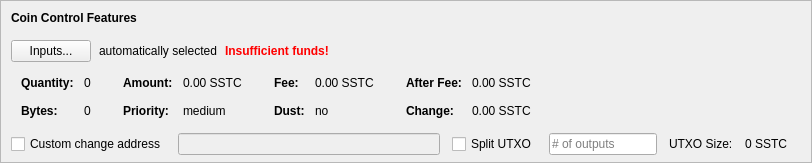
    <widget class="QFrame" name="frameCoinControl">
     <property name="sizePolicy">
      <sizepolicy hsizetype="Expanding" vsizetype="Expanding">
       <horstretch>0</horstretch>
       <verstretch>0</verstretch>
      </sizepolicy>
     </property>
     <property name="maximumSize">
      <size>
       <width>16777215</width>
       <height>16777215</height>
      </size>
     </property>
     <property name="frameShape">
      <enum>QFrame::StyledPanel</enum>
     </property>
     <property name="frameShadow">
      <enum>QFrame::Sunken</enum>
     </property>
     <layout class="QVBoxLayout" name="verticalLayoutCoinControl2">
      <property name="spacing">
       <number>0</number>
      </property>
      <property name="leftMargin">
       <number>0</number>
      </property>
      <property name="topMargin">
       <number>0</number>
      </property>
      <property name="rightMargin">
       <number>0</number>
      </property>
      <property name="bottomMargin">
       <number>6</number>
      </property>
      <item>
       <layout class="QVBoxLayout" name="verticalLayoutCoinControl" stretch="0,0,0,0,1">
        <property name="spacing">
         <number>0</number>
        </property>
        <property name="leftMargin">
         <number>10</number>
        </property>
        <property name="topMargin">
         <number>10</number>
        </property>
        <item>
         <layout class="QHBoxLayout" name="horizontalLayoutCoinControl1">
          <property name="bottomMargin">
           <number>15</number>
          </property>
          <item>
           <widget class="QLabel" name="labelCoinControlFeatures">
            <property name="sizePolicy">
             <sizepolicy hsizetype="Preferred" vsizetype="Maximum">
              <horstretch>0</horstretch>
              <verstretch>0</verstretch>
             </sizepolicy>
            </property>
            <property name="font">
             <font>
              <weight>75</weight>
              <bold>true</bold>
             </font>
            </property>
            <property name="styleSheet">
             <string notr="true">font-weight:bold;</string>
            </property>
            <property name="text">
             <string>Coin Control Features</string>
            </property>
           </widget>
          </item>
         </layout>
        </item>
        <item>
         <layout class="QHBoxLayout" name="horizontalLayoutCoinControl2" stretch="0,0,0,0">
          <property name="spacing">
           <number>8</number>
          </property>
          <property name="bottomMargin">
           <number>10</number>
          </property>
          <item>
           <widget class="QPushButton" name="pushButtonCoinControl">
            <property name="styleSheet">
             <string notr="true"/>
            </property>
            <property name="text">
             <string>Inputs...</string>
            </property>
            <property name="autoDefault">
             <bool>false</bool>
            </property>
           </widget>
          </item>
          <item>
           <widget class="QLabel" name="labelCoinControlAutomaticallySelected">
            <property name="text">
             <string>automatically selected</string>
            </property>
            <property name="margin">
             <number>5</number>
            </property>
           </widget>
          </item>
          <item>
           <widget class="QLabel" name="labelCoinControlInsuffFunds">
            <property name="font">
             <font>
              <weight>75</weight>
              <bold>true</bold>
             </font>
            </property>
            <property name="styleSheet">
             <string notr="true">color:red;font-weight:bold;</string>
            </property>
            <property name="text">
             <string>Insufficient funds!</string>
            </property>
            <property name="margin">
             <number>5</number>
            </property>
           </widget>
          </item>
          <item>
           <spacer name="horizontalSpacerCoinControl">
            <property name="orientation">
             <enum>Qt::Horizontal</enum>
            </property>
            <property name="sizeHint" stdset="0">
             <size>
              <width>40</width>
              <height>1</height>
             </size>
            </property>
           </spacer>
          </item>
         </layout>
        </item>
        <item>
         <widget class="QWidget" name="widgetCoinControl" native="true">
          <property name="sizePolicy">
           <sizepolicy hsizetype="Preferred" vsizetype="Preferred">
            <horstretch>0</horstretch>
            <verstretch>0</verstretch>
           </sizepolicy>
          </property>
          <property name="minimumSize">
           <size>
            <width>0</width>
            <height>0</height>
           </size>
          </property>
          <property name="styleSheet">
           <string notr="true"/>
          </property>
          <layout class="QHBoxLayout" name="horizontalLayoutCoinControl5">
           <property name="leftMargin">
            <number>0</number>
           </property>
           <property name="topMargin">
            <number>0</number>
           </property>
           <property name="rightMargin">
            <number>0</number>
           </property>
           <property name="bottomMargin">
            <number>0</number>
           </property>
           <item>
            <layout class="QHBoxLayout" name="horizontalLayoutCoinControl3" stretch="0,0,0,1">
             <property name="spacing">
              <number>20</number>
             </property>
             <property name="topMargin">
              <number>0</number>
             </property>
             <property name="bottomMargin">
              <number>10</number>
             </property>
             <item>
              <layout class="QFormLayout" name="formLayoutCoinControl1">
               <property name="horizontalSpacing">
                <number>10</number>
               </property>
               <property name="verticalSpacing">
                <number>14</number>
               </property>
               <property name="leftMargin">
                <number>10</number>
               </property>
               <property name="topMargin">
                <number>4</number>
               </property>
               <property name="rightMargin">
                <number>6</number>
               </property>
               <item row="0" column="0">
                <widget class="QLabel" name="labelCoinControlQuantityText">
                 <property name="font">
                  <font>
                   <weight>75</weight>
                   <bold>true</bold>
                  </font>
                 </property>
                 <property name="text">
                  <string>Quantity:</string>
                 </property>
                 <property name="margin">
                  <number>0</number>
                 </property>
                </widget>
               </item>
               <item row="0" column="1">
                <widget class="QLabel" name="labelCoinControlQuantity">
                 <property name="cursor">
                  <cursorShape>IBeamCursor</cursorShape>
                 </property>
                 <property name="contextMenuPolicy">
                  <enum>Qt::ActionsContextMenu</enum>
                 </property>
                 <property name="text">
                  <string notr="true">0</string>
                 </property>
                 <property name="margin">
                  <number>0</number>
                 </property>
                 <property name="textInteractionFlags">
                  <set>Qt::LinksAccessibleByMouse|Qt::TextSelectableByKeyboard|Qt::TextSelectableByMouse</set>
                 </property>
                </widget>
               </item>
               <item row="1" column="0">
                <widget class="QLabel" name="labelCoinControlBytesText">
                 <property name="font">
                  <font>
                   <weight>75</weight>
                   <bold>true</bold>
                  </font>
                 </property>
                 <property name="text">
                  <string>Bytes:</string>
                 </property>
                </widget>
               </item>
               <item row="1" column="1">
                <widget class="QLabel" name="labelCoinControlBytes">
                 <property name="cursor">
                  <cursorShape>IBeamCursor</cursorShape>
                 </property>
                 <property name="contextMenuPolicy">
                  <enum>Qt::ActionsContextMenu</enum>
                 </property>
                 <property name="text">
                  <string notr="true">0</string>
                 </property>
                 <property name="textInteractionFlags">
                  <set>Qt::LinksAccessibleByMouse|Qt::TextSelectableByKeyboard|Qt::TextSelectableByMouse</set>
                 </property>
                </widget>
               </item>
              </layout>
             </item>
             <item>
              <layout class="QFormLayout" name="formLayoutCoinControl2">
               <property name="horizontalSpacing">
                <number>10</number>
               </property>
               <property name="verticalSpacing">
                <number>14</number>
               </property>
               <property name="leftMargin">
                <number>6</number>
               </property>
               <property name="topMargin">
                <number>4</number>
               </property>
               <property name="rightMargin">
                <number>6</number>
               </property>
               <item row="0" column="0">
                <widget class="QLabel" name="labelCoinControlAmountText">
                 <property name="font">
                  <font>
                   <weight>75</weight>
                   <bold>true</bold>
                  </font>
                 </property>
                 <property name="text">
                  <string>Amount:</string>
                 </property>
                 <property name="margin">
                  <number>0</number>
                 </property>
                </widget>
               </item>
               <item row="0" column="1">
                <widget class="QLabel" name="labelCoinControlAmount">
                 <property name="cursor">
                  <cursorShape>IBeamCursor</cursorShape>
                 </property>
                 <property name="contextMenuPolicy">
                  <enum>Qt::ActionsContextMenu</enum>
                 </property>
                 <property name="text">
                  <string notr="true">0.00 SSTC</string>
                 </property>
                 <property name="textInteractionFlags">
                  <set>Qt::LinksAccessibleByMouse|Qt::TextSelectableByKeyboard|Qt::TextSelectableByMouse</set>
                 </property>
                </widget>
               </item>
               <item row="1" column="0">
                <widget class="QLabel" name="labelCoinControlPriorityText">
                 <property name="font">
                  <font>
                   <weight>75</weight>
                   <bold>true</bold>
                  </font>
                 </property>
                 <property name="text">
                  <string>Priority:</string>
                 </property>
                </widget>
               </item>
               <item row="1" column="1">
                <widget class="QLabel" name="labelCoinControlPriority">
                 <property name="cursor">
                  <cursorShape>IBeamCursor</cursorShape>
                 </property>
                 <property name="contextMenuPolicy">
                  <enum>Qt::ActionsContextMenu</enum>
                 </property>
                 <property name="text">
                  <string>medium</string>
                 </property>
                 <property name="textInteractionFlags">
                  <set>Qt::LinksAccessibleByMouse|Qt::TextSelectableByKeyboard|Qt::TextSelectableByMouse</set>
                 </property>
                </widget>
               </item>
              </layout>
             </item>
             <item>
              <layout class="QFormLayout" name="formLayoutCoinControl3">
               <property name="horizontalSpacing">
                <number>10</number>
               </property>
               <property name="verticalSpacing">
                <number>14</number>
               </property>
               <property name="leftMargin">
                <number>6</number>
               </property>
               <property name="topMargin">
                <number>4</number>
               </property>
               <property name="rightMargin">
                <number>6</number>
               </property>
               <item row="0" column="0">
                <widget class="QLabel" name="labelCoinControlFeeText">
                 <property name="font">
                  <font>
                   <weight>75</weight>
                   <bold>true</bold>
                  </font>
                 </property>
                 <property name="text">
                  <string>Fee:</string>
                 </property>
                 <property name="margin">
                  <number>0</number>
                 </property>
                </widget>
               </item>
               <item row="0" column="1">
                <widget class="QLabel" name="labelCoinControlFee">
                 <property name="cursor">
                  <cursorShape>IBeamCursor</cursorShape>
                 </property>
                 <property name="contextMenuPolicy">
                  <enum>Qt::ActionsContextMenu</enum>
                 </property>
                 <property name="text">
                  <string notr="true">0.00 SSTC</string>
                 </property>
                 <property name="textInteractionFlags">
                  <set>Qt::LinksAccessibleByMouse|Qt::TextSelectableByKeyboard|Qt::TextSelectableByMouse</set>
                 </property>
                </widget>
               </item>
               <item row="1" column="0">
                <widget class="QLabel" name="labelCoinControlLowOutputText">
                 <property name="font">
                  <font>
                   <weight>75</weight>
                   <bold>true</bold>
                  </font>
                 </property>
                 <property name="text">
                  <string>Dust:</string>
                 </property>
                </widget>
               </item>
               <item row="1" column="1">
                <widget class="QLabel" name="labelCoinControlLowOutput">
                 <property name="cursor">
                  <cursorShape>IBeamCursor</cursorShape>
                 </property>
                 <property name="contextMenuPolicy">
                  <enum>Qt::ActionsContextMenu</enum>
                 </property>
                 <property name="text">
                  <string>no</string>
                 </property>
                 <property name="textInteractionFlags">
                  <set>Qt::LinksAccessibleByMouse|Qt::TextSelectableByKeyboard|Qt::TextSelectableByMouse</set>
                 </property>
                </widget>
               </item>
              </layout>
             </item>
             <item>
              <layout class="QFormLayout" name="formLayoutCoinControl4">
               <property name="horizontalSpacing">
                <number>10</number>
               </property>
               <property name="verticalSpacing">
                <number>14</number>
               </property>
               <property name="leftMargin">
                <number>6</number>
               </property>
               <property name="topMargin">
                <number>4</number>
               </property>
               <property name="rightMargin">
                <number>6</number>
               </property>
               <item row="0" column="0">
                <widget class="QLabel" name="labelCoinControlAfterFeeText">
                 <property name="font">
                  <font>
                   <weight>75</weight>
                   <bold>true</bold>
                  </font>
                 </property>
                 <property name="text">
                  <string>After Fee:</string>
                 </property>
                 <property name="margin">
                  <number>0</number>
                 </property>
                </widget>
               </item>
               <item row="0" column="1">
                <widget class="QLabel" name="labelCoinControlAfterFee">
                 <property name="cursor">
                  <cursorShape>IBeamCursor</cursorShape>
                 </property>
                 <property name="contextMenuPolicy">
                  <enum>Qt::ActionsContextMenu</enum>
                 </property>
                 <property name="text">
                  <string notr="true">0.00 SSTC</string>
                 </property>
                 <property name="textInteractionFlags">
                  <set>Qt::LinksAccessibleByMouse|Qt::TextSelectableByKeyboard|Qt::TextSelectableByMouse</set>
                 </property>
                </widget>
               </item>
               <item row="1" column="0">
                <widget class="QLabel" name="labelCoinControlChangeText">
                 <property name="font">
                  <font>
                   <weight>75</weight>
                   <bold>true</bold>
                  </font>
                 </property>
                 <property name="text">
                  <string>Change:</string>
                 </property>
                </widget>
               </item>
               <item row="1" column="1">
                <widget class="QLabel" name="labelCoinControlChange">
                 <property name="cursor">
                  <cursorShape>IBeamCursor</cursorShape>
                 </property>
                 <property name="contextMenuPolicy">
                  <enum>Qt::ActionsContextMenu</enum>
                 </property>
                 <property name="text">
                  <string notr="true">0.00 SSTC</string>
                 </property>
                 <property name="textInteractionFlags">
                  <set>Qt::LinksAccessibleByMouse|Qt::TextSelectableByKeyboard|Qt::TextSelectableByMouse</set>
                 </property>
                </widget>
               </item>
              </layout>
             </item>
            </layout>
           </item>
          </layout>
         </widget>
        </item>
        <item>
         <layout class="QHBoxLayout" name="horizontalLayoutCoinControl4" stretch="0,0,0,0,0,0,0">
          <property name="spacing">
           <number>12</number>
          </property>
          <property name="sizeConstraint">
           <enum>QLayout::SetDefaultConstraint</enum>
          </property>
          <property name="topMargin">
           <number>5</number>
          </property>
          <property name="rightMargin">
           <number>5</number>
          </property>
          <item>
           <widget class="QCheckBox" name="checkBoxCoinControlChange">
            <property name="toolTip">
             <string>If this is activated, but the change address is empty or invalid, change will be sent to a newly generated address.</string>
            </property>
            <property name="text">
             <string>Custom change address</string>
            </property>
           </widget>
          </item>
          <item>
           <widget class="QValidatedLineEdit" name="lineEditCoinControlChange">
            <property name="enabled">
             <bool>false</bool>
            </property>
            <property name="sizePolicy">
             <sizepolicy hsizetype="Expanding" vsizetype="Fixed">
              <horstretch>0</horstretch>
              <verstretch>0</verstretch>
             </sizepolicy>
            </property>
           </widget>
          </item>
          <item>
           <widget class="QCheckBox" name="splitBlockCheckBox">
            <property name="text">
             <string>Split UTXO</string>
            </property>
           </widget>
          </item>
          <item>
           <widget class="QLineEdit" name="splitBlockLineEdit">
            <property name="sizePolicy">
             <sizepolicy hsizetype="Fixed" vsizetype="Fixed">
              <horstretch>50</horstretch>
              <verstretch>0</verstretch>
             </sizepolicy>
            </property>
            <property name="placeholderText">
             <string># of outputs</string>
            </property>
           </widget>
          </item>
          <item>
           <widget class="QLabel" name="labelBlockSizeText">
            <property name="text">
             <string>UTXO Size:</string>
            </property>
           </widget>
          </item>
          <item>
           <widget class="QLabel" name="labelBlockSize">
            <property name="text">
             <string>0 SSTC</string>
            </property>
           </widget>
          </item>
          <item>
           <widget class="QLabel" name="labelCoinControlChangeLabel">
            <property name="sizePolicy">
             <sizepolicy hsizetype="Preferred" vsizetype="Expanding">
              <horstretch>0</horstretch>
              <verstretch>0</verstretch>
             </sizepolicy>
            </property>
            <property name="minimumSize">
             <size>
              <width>0</width>
              <height>0</height>
             </size>
            </property>
            <property name="text">
             <string/>
            </property>
            <property name="margin">
             <number>3</number>
            </property>
           </widget>
          </item>
         </layout>
        </item>
        <item>
         <spacer name="verticalSpacerCoinControl">
          <property name="orientation">
           <enum>Qt::Vertical</enum>
          </property>
          <property name="sizeHint" stdset="0">
           <size>
            <width>800</width>
            <height>1</height>
           </size>
          </property>
         </spacer>
        </item>
       </layout>
      </item>
     </layout>
    </widget>
